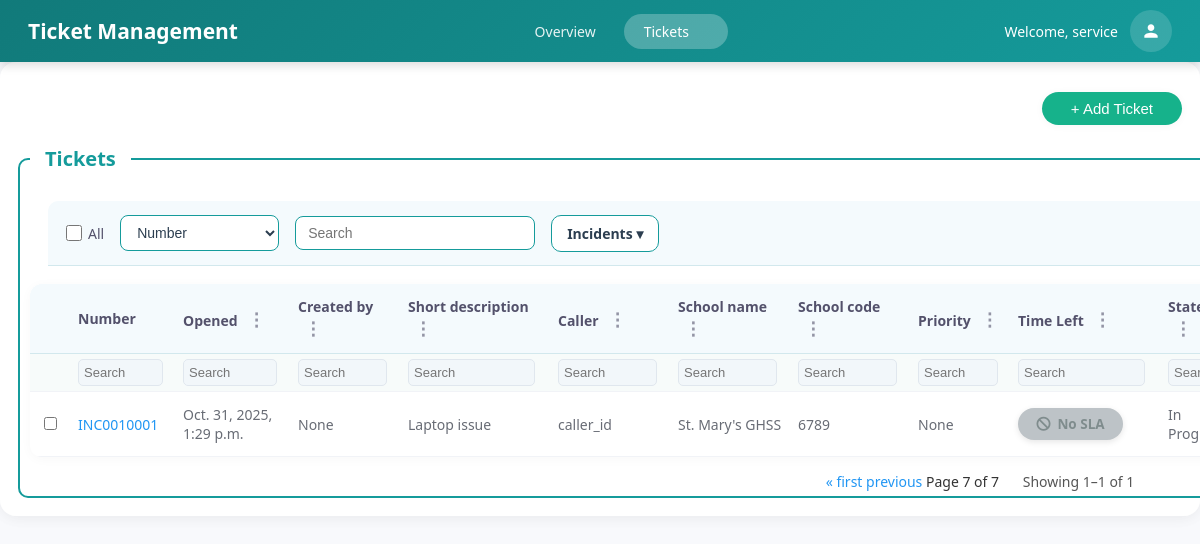
The app's page /dashboard?page=7 (signed in) with its own data.
### servicedeskapp/models.py (models this page shows, shortened)
class Create_Ticket(models.Model):
    category=models.CharField(max_length=100,choices=Category_Choices,blank=True,null=True)
    channel=models.CharField(max_length=100,choices=Channel_Choices,blank=True,default='email',null=True)
    modules=models.CharField(max_length=100,blank=True,null=True,choices=Modules_Choices)
    state=models.CharField(max_length=100,choices=State_Choices,null=True,blank=True,default='')
    caller=models.CharField(max_length=100,blank=True,null=True)
    platform=models.CharField(max_length=100,choices=Platform_Choices,blank=True,null=True)
    impact=models.CharField(max_length=100,choices=Impact_Choices,default='low')
    number = models.CharField(max_length=50,blank=True,null=True)
    school_name=models.CharField(max_length=100,blank=True,null=True)
    school_code=models.CharField(max_length=100,blank=True,null=True)
    urgency=models.CharField(max_length=100,choices=Urgency_Choices,default='low')
    created_at=models.DateTimeField(auto_now_add=True)
    priority = models.ForeignKey('Priority_Data', on_delete=models.SET_NULL, null=True, blank=True)
    updated_at = models.DateTimeField(auto_now=True)
    assignment_group = models.CharField(max_length=100,blank=True, null=True)
    created_by=models.CharField(max_length=100,null=True,blank=True)
    updated_by = models.CharField(max_length=100,blank=True,null=True)
    assigned_to = models.CharField(max_length=100,blank=True,null=True)
    short_description = models.CharField(max_length=255,default='')
    description = models.TextField(blank=True,null=True)
    additional_comments = models.TextField(blank=True,null=True)
    work_notes = models.TextField(blank=True,null=True)
    parent_incident = models.CharField(max_length=100,blank=True,null=True)
    problem=models.CharField(max_length=100,blank=True,null=True)
    change_request=models.CharField(max_length=100,blank=True,null=True)
    caused_by_change=models.CharField(max_length=100,blank=True,null=True)
    resolved_by=models.CharField(max_length=100,blank=True,null=True)
    resolution_code=models.CharField(max_length=100,choices=Resolution_Code_Choices,default='duplicate')
    resolution_notes=models.TextField(blank=True,null=True)
    caller_details = models.ForeignKey('Caller_Details',on_delete=models.SET_NULL,null=True,blank=True,related_name='tickets')
    due_at = models.DateTimeField(null=True, blank=True)
    resolved_at = models.DateTimeField(null=True, blank=True)

### servicedeskapp/views.py (the view)
# urls.py: path('dashboard',views.dashboard,name='dashboard'),
def dashboard(request):
    filter_type = request.GET.get('filter')
    all_tickets = Create_Ticket.objects.all().order_by('-created_at')
    if filter_type == 'resolved':
        all_tickets = all_tickets.filter(state='resolved')
    for ticket in all_tickets:
        caller=Caller_Details.objects.filter(caller_name=ticket.caller).first()
        ticket.caller_email = ticket.caller_details.caller_email if ticket.caller_details else None
        if ticket.priority and ticket.priority.time and ticket.priority.unit:
            sla_minutes = ticket.priority.time
            if ticket.priority.unit == 'hours':
                sla_minutes *= 60
            elif ticket.priority.unit == 'days':
                sla_minutes *= 1440  # 24*60
            deadline = ticket.created_at + timedelta(minutes=sla_minutes)
            remaining = deadline - timezone.now()
            if remaining.total_seconds() > 0:
                total_hours_left = remaining.total_seconds() / 3600
                if total_hours_left > 48:          # More than 2 days
                    ticket.time_left_badge_class = "safe"
                elif total_hours_left > 24:         # 1–2 days
                    ticket.time_left_badge_class = "approaching"
                elif total_hours_left > 4:          # 4–24 hours
                    ticket.time_left_badge_class = "warning"
                else:                               # Less than 4 hours
                    ticket.time_left_badge_class = "urgent"
                days = remaining.days
                hours = int(remaining.total_seconds() / 3600) % 24
                minutes = int(remaining.total_seconds() / 60) % 60
                if days > 0:
                    ticket.time_left = f"{days}d {hours}h"
                elif hours > 0:
                    ticket.time_left = f"{hours}h {minutes}m"
                else:
                    ticket.time_left = f"{minutes}m"
            else:
                ticket.time_left = "Overdue"
                ticket.time_left_badge_class = "overdue"
        else:
            ticket.time_left = "No SLA"
            ticket.time_left_badge_class = "nosla"
    paginator = Paginator(all_tickets, 8)
    page_number = request.GET.get('page')
    try:
        page_obj = paginator.page(page_number)
    except (PageNotAnInteger, EmptyPage):
        page_obj = paginator.page(1)
    fields_to_serialize = (
        'number',
        'short_description',
        'caller',
        'priority',
        'state',
        'category',
        'assigned_to',
        'updated_at',
        'id',
        'school_name',
        'school_code',
        'assignment_group',
        'updated_by'
    )
    serialized_tickets = serialize('json', all_tickets, fields=fields_to_serialize)
    temp_list = json.loads(serialized_tickets)
    processed_tickets = []
    for item in temp_list:
        ticket_data = item['fields']
        ticket_data['id'] = item['pk']
        processed_tickets.append(ticket_data)
    tickets_json = json.dumps(processed_tickets)
    context = {
        'tickets': page_obj.object_list,
        'ticket_count': paginator.count,
        'tickets_json': tickets_json,
        'page_obj': page_obj,
        'current_username': request.session.get('username'),
        'current_user_fullname': request.session.get('name', request.session.get('username')),
        'current_filter': filter_type,
    }
    return render(request, 'tickets/dashboard.html', context)

### servicedeskapp/templates/tickets/dashboard.html (shortened to what this page needs)
{% load static %}
{% load tz %}
<!DOCTYPE html>
<html lang="en">
<head>
<link rel="stylesheet" href="https://cdnjs.cloudflare.com/ajax/libs/font-awesome/6.5.0/css/all.min.css">
<link rel="stylesheet" href="{% static 'dashboard.css' %}">
</head>
<body>
<div class="topbar">
    <div class="topbar-brand">Ticket Management</div>
    <nav class="topbar-nav">
        <a href="{% url 'overview' %}">Overview</a>
        <div class="topbar-dropdown-container">
        <a href="{% url 'dashboard' %}" class="active topbar-dropdown-toggle">
            Tickets <span class="dropdown-arrow">▼</span>
        </a>
    </div>
    </nav>
    <div class="topbar-user">
        <span>Welcome, {{ request.session.name|default:request.session.username }}</span>
    <div class="profile-dropdown">
        <button class="profile-btn" title="User Menu">
            <svg class="profile-icon" viewBox="0 0 24 24" fill="currentColor">
                <path d="M12 12c2.21 0 4-1.79 4-4s-1.79-4-4-4-4 1.79-4 4 1.79 4 4 4zm0 2c-2.67 0-8 1.34-8 4v2h16v-2c0-2.66-5.33-4-8-4z"/>
            </svg>
        </button>
    </div>
</div>
</div>
    <div class="main-content">
      <div class="content-area">
        <form method="POST" action="{% url 'delete_tickets' %}" onsubmit="return confirm('Are you sure you want to delete the selected tickets?');">
        <div class="search-and-table-container">
          <header class="header">
            <a href="{% url 'create' %}"><button type="button" class="add-ticket-btn">+ Add Ticket</button></a>
          </header>
          <fieldset class="page-title-fieldset">
          <legend>Tickets</legend>
<div class="ticket-toolbar-modern">
    <div class="toolbar-controls">
        <label class="select-all-label">
            <input type="checkbox" id="selectAll"> All
        </label>
        <select id="columnSelect" class="toolbar-select">
            <option>Number</option>
        </select>
        <input type="text" id="globalSearch" class="toolbar-search" placeholder="Search">
        <div class="menu-container">
  <div class="menu-button">Incidents ▾</div>
</div>
    </div>
</div>
    <table id="incidentsTable">
    <thead>
        <tr>
            <th></th>
            <th data-col="number">Number </th>
            <th data-col="opened">Opened <span class="col-menu">⋮</span></th>
            <th data-col="created">Created by <span class="col-menu">⋮</span></th>
            <th data-col="desc">Short description <span class="col-menu">⋮</span></th>
            <th data-col="caller">Caller <span class="col-menu">⋮</span></th>
            <th data-col="school_name">School name <span class="col-menu">⋮</span></th>
            <th data-col="school_code">School code <span class="col-menu">⋮</span></th>
            <th data-col="priority">Priority <span class="col-menu">⋮</span></th>
            <th data-col="time_left">Time Left <span class="col-menu">⋮</span></th>
            <th data-col="state">State <span class="col-menu">⋮</span></th>
        </tr>
        <tr class="search-row">
            <td></td>
            <td><input type="text" data-col="number" placeholder="Search"></td>
            <td><input type="text" data-col="opened" placeholder="Search"></td>
            <td><input type="text" data-col="created" placeholder="Search"></td>
            <td><input type="text" data-col="desc" placeholder="Search"></td>
            <td><input type="text" data-col="caller" placeholder="Search"></td>
            <td><input type="text" data-col="school_name" placeholder="Search"></td>
            <td><input type="text" data-col="school_code" placeholder="Search"></td>
            <td><input type="text" data-col="priority" placeholder="Search"></td>
            <td><input type="text" data-col="time_left" placeholder="Search"></td>
            <td><input type="text" data-col="state" placeholder="Search"></td>
        </tr>
    </thead>
    <tbody id="tableBody">
        {% for ticket in tickets %}
        <tr data-number="{{ ticket.number }}">
            <td><input type="checkbox" name="selected_tickets" value="{{ ticket.id }}" class="rowCheck"></td>
            <td><a href="{% url 'update' ticket_id=ticket.id %}">{{ ticket.number }}</a></td>
            <td>{% localtime on %}{{ ticket.created_at|date:"M. d, Y, P" }}{% endlocaltime %}</td>
            <td>{{ ticket.created_by }}</td>
            <td>{{ ticket.short_description }}</td>
            <td>{{ ticket.caller }}</td>
            <td>{{ ticket.school_name }}</td>
            <td>{{ ticket.school_code }}</td>
            <td>{{ ticket.priority }}</td>
            <td class="time-left-cell">
                <span class="time-badge badge-{{ ticket.time_left_badge_class }}">
                    {% if ticket.time_left == 'Overdue' %}
                        <i class="fas fa-exclamation-triangle"></i>
                    {% elif ticket.time_left == 'No SLA' %}
                        <i class="fas fa-ban"></i>
                    {% else %}
                        <i class="fas fa-clock"></i>
                    {% endif %}
                    {{ ticket.time_left }}
                </span>
            </td>
            <td>{{ ticket.get_state_display }}</td>
        </tr>
        {% endfor %}
    </tbody>
</table>
   <div class="pagination">
    <span>
        {% if page_obj.has_previous %}
            <a href="?page=1">&laquo; first</a>
            <a href="?page={{ page_obj.previous_page_number }}">previous</a>
        {% endif %}
        Page {{ page_obj.number }} of {{ page_obj.paginator.num_pages }}
    </span>
</div>
</div>
      </div>
      </div>
</body>
</html>

### records on screen
Create_Ticket: number "INC0010001", created_at "Oct. 31, 2025, 1:29 p.m.", created_by "None", short_description "Laptop issue", caller "caller_id", school_name "St. Mary's GHSS", school_code "6789", priority "None", time_left "No SLA", state "In…"

### other values on screen
{{ request.session.name|default:request.session.username }} "service"
{{ page_obj.number }} "7"
{{ page_obj.paginator.num_pages }} "7"
